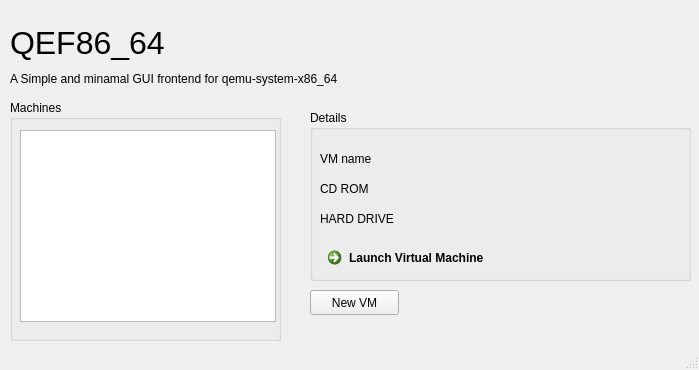
<?xml version="1.0" encoding="UTF-8"?>
<ui version="4.0">
 <class>MainWindow</class>
 <widget class="QMainWindow" name="MainWindow">
  <property name="geometry">
   <rect>
    <x>0</x>
    <y>0</y>
    <width>699</width>
    <height>370</height>
   </rect>
  </property>
  <property name="windowTitle">
   <string>QEF86_64</string>
  </property>
  <property name="windowIcon">
   <iconset theme="applications-science">
    <normaloff>.</normaloff>.</iconset>
  </property>
  <widget class="QWidget" name="centralwidget">
   <widget class="QLabel" name="title">
    <property name="geometry">
     <rect>
      <x>10</x>
      <y>10</y>
      <width>161</width>
      <height>81</height>
     </rect>
    </property>
    <property name="text">
     <string>&lt;html&gt;&lt;head/&gt;&lt;body&gt;&lt;p&gt;&lt;span style=&quot; font-size:24pt;&quot;&gt;QEF86_64&lt;/span&gt;&lt;br/&gt;&lt;/p&gt;&lt;/body&gt;&lt;/html&gt;</string>
    </property>
   </widget>
   <widget class="QLabel" name="sub">
    <property name="geometry">
     <rect>
      <x>10</x>
      <y>70</y>
      <width>421</width>
      <height>17</height>
     </rect>
    </property>
    <property name="text">
     <string>A Simple and minamal GUI frontend for qemu-system-x86_64</string>
    </property>
   </widget>
   <widget class="QGroupBox" name="groupBox">
    <property name="geometry">
     <rect>
      <x>10</x>
      <y>100</y>
      <width>271</width>
      <height>241</height>
     </rect>
    </property>
    <property name="title">
     <string>Machines</string>
    </property>
    <widget class="QListWidget" name="listWidget">
     <property name="geometry">
      <rect>
       <x>10</x>
       <y>30</y>
       <width>256</width>
       <height>192</height>
      </rect>
     </property>
    </widget>
   </widget>
   <widget class="QGroupBox" name="groupBox_2">
    <property name="geometry">
     <rect>
      <x>310</x>
      <y>110</y>
      <width>381</width>
      <height>171</height>
     </rect>
    </property>
    <property name="title">
     <string>Details</string>
    </property>
    <widget class="QCommandLinkButton" name="commandLinkButton">
     <property name="geometry">
      <rect>
       <x>10</x>
       <y>130</y>
       <width>177</width>
       <height>31</height>
      </rect>
     </property>
     <property name="text">
      <string>Launch Virtual Machine</string>
     </property>
    </widget>
    <widget class="QLabel" name="vm_name">
     <property name="geometry">
      <rect>
       <x>10</x>
       <y>40</y>
       <width>181</width>
       <height>17</height>
      </rect>
     </property>
     <property name="text">
      <string>VM name</string>
     </property>
    </widget>
    <widget class="QLabel" name="label">
     <property name="geometry">
      <rect>
       <x>10</x>
       <y>70</y>
       <width>351</width>
       <height>17</height>
      </rect>
     </property>
     <property name="text">
      <string>CD ROM</string>
     </property>
    </widget>
    <widget class="QLabel" name="label_2">
     <property name="geometry">
      <rect>
       <x>10</x>
       <y>100</y>
       <width>361</width>
       <height>17</height>
      </rect>
     </property>
     <property name="text">
      <string>HARD DRIVE</string>
     </property>
    </widget>
   </widget>
   <widget class="QPushButton" name="create_new_vm">
    <property name="geometry">
     <rect>
      <x>310</x>
      <y>290</y>
      <width>89</width>
      <height>25</height>
     </rect>
    </property>
    <property name="text">
     <string>New VM</string>
    </property>
   </widget>
  </widget>
  <widget class="QMenuBar" name="menubar">
   <property name="geometry">
    <rect>
     <x>0</x>
     <y>0</y>
     <width>699</width>
     <height>22</height>
    </rect>
   </property>
  </widget>
  <widget class="QStatusBar" name="statusbar"/>
 </widget>
 <resources/>
 <connections/>
</ui>
